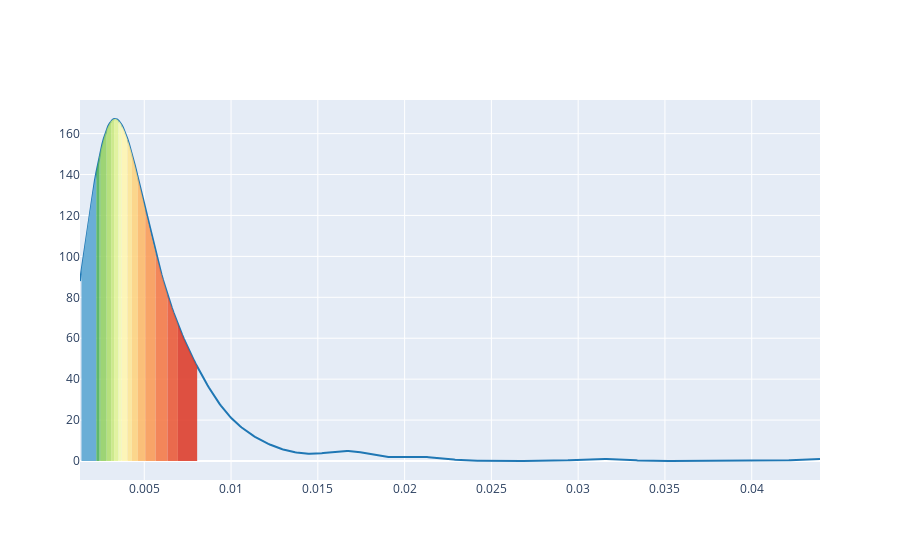

Source (notebook cell):
### Code cell
fig2.layout.paper_bgcolor='rgba(0,0,0,0)'
fig2.update_yaxes(visible=True)
fig2.update_layout(showlegend=False)
